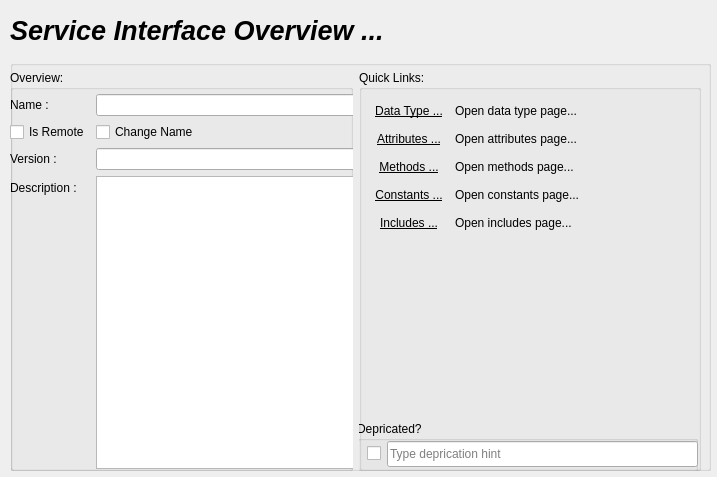
<?xml version="1.0" encoding="UTF-8"?>
<ui version="4.0">
 <class>sioverview</class>
 <widget class="QWidget" name="sioverview">
  <property name="geometry">
   <rect>
    <x>0</x>
    <y>0</y>
    <width>717</width>
    <height>477</height>
   </rect>
  </property>
  <property name="windowTitle">
   <string>Form</string>
  </property>
  <property name="autoFillBackground">
   <bool>false</bool>
  </property>
  <property name="locale">
   <locale language="English" country="UnitedStates"/>
  </property>
  <widget class="QLabel" name="label">
   <property name="geometry">
    <rect>
     <x>10</x>
     <y>10</y>
     <width>701</width>
     <height>41</height>
    </rect>
   </property>
   <property name="font">
    <font>
     <pointsize>20</pointsize>
     <italic>true</italic>
     <bold>true</bold>
    </font>
   </property>
   <property name="text">
    <string>Service Interface Overview ...</string>
   </property>
  </widget>
  <widget class="QGroupBox" name="groupBox">
   <property name="geometry">
    <rect>
     <x>10</x>
     <y>60</y>
     <width>701</width>
     <height>411</height>
    </rect>
   </property>
   <property name="title">
    <string/>
   </property>
   <widget class="QWidget" name="horizontalLayoutWidget">
    <property name="geometry">
     <rect>
      <x>0</x>
      <y>10</y>
      <width>691</width>
      <height>401</height>
     </rect>
    </property>
    <layout class="QHBoxLayout" name="horizontalLayout">
     <item>
      <widget class="QGroupBox" name="groupBox_2">
       <property name="title">
        <string>Overview:</string>
       </property>
       <widget class="QWidget" name="formLayoutWidget">
        <property name="geometry">
         <rect>
          <x>0</x>
          <y>-1</y>
          <width>351</width>
          <height>400</height>
         </rect>
        </property>
        <layout class="QFormLayout" name="formLayout">
         <property name="topMargin">
          <number>25</number>
         </property>
         <item row="0" column="0">
          <widget class="QLabel" name="label_2">
           <property name="text">
            <string>Name :</string>
           </property>
          </widget>
         </item>
         <item row="0" column="1">
          <widget class="QLineEdit" name="sifName"/>
         </item>
         <item row="1" column="0">
          <widget class="QCheckBox" name="sifRemote">
           <property name="text">
            <string>Is Remote</string>
           </property>
          </widget>
         </item>
         <item row="1" column="1">
          <widget class="QCheckBox" name="sifChangeName">
           <property name="text">
            <string>Change Name</string>
           </property>
          </widget>
         </item>
         <item row="2" column="0">
          <widget class="QLabel" name="label_3">
           <property name="text">
            <string>Version :</string>
           </property>
          </widget>
         </item>
         <item row="2" column="1">
          <widget class="QLineEdit" name="sifVersion">
           <property name="inputMask">
            <string notr="true"/>
           </property>
          </widget>
         </item>
         <item row="3" column="0">
          <widget class="QLabel" name="label_4">
           <property name="text">
            <string>Description :</string>
           </property>
          </widget>
         </item>
         <item row="3" column="1">
          <widget class="QTextEdit" name="sifDescription"/>
         </item>
        </layout>
       </widget>
      </widget>
     </item>
     <item>
      <widget class="QGroupBox" name="groupBox_3">
       <property name="title">
        <string>Quick Links:</string>
       </property>
       <widget class="QWidget" name="formLayoutWidget_2">
        <property name="geometry">
         <rect>
          <x>10</x>
          <y>30</y>
          <width>331</width>
          <height>181</height>
         </rect>
        </property>
        <layout class="QFormLayout" name="formLayout_2">
         <item row="0" column="0">
          <widget class="QPushButton" name="linkDataType">
           <property name="font">
            <font>
             <underline>true</underline>
            </font>
           </property>
           <property name="mouseTracking">
            <bool>true</bool>
           </property>
           <property name="text">
            <string>Data Type ...</string>
           </property>
           <property name="autoExclusive">
            <bool>false</bool>
           </property>
           <property name="flat">
            <bool>true</bool>
           </property>
          </widget>
         </item>
         <item row="1" column="0">
          <widget class="QPushButton" name="linkAttributes">
           <property name="font">
            <font>
             <underline>true</underline>
            </font>
           </property>
           <property name="mouseTracking">
            <bool>true</bool>
           </property>
           <property name="text">
            <string>Attributes ...</string>
           </property>
           <property name="flat">
            <bool>true</bool>
           </property>
          </widget>
         </item>
         <item row="1" column="1">
          <widget class="QLabel" name="label_6">
           <property name="text">
            <string>Open attributes page...</string>
           </property>
          </widget>
         </item>
         <item row="2" column="0">
          <widget class="QPushButton" name="linkMethods">
           <property name="font">
            <font>
             <underline>true</underline>
            </font>
           </property>
           <property name="mouseTracking">
            <bool>true</bool>
           </property>
           <property name="text">
            <string>Methods ...</string>
           </property>
           <property name="flat">
            <bool>true</bool>
           </property>
          </widget>
         </item>
         <item row="2" column="1">
          <widget class="QLabel" name="label_7">
           <property name="text">
            <string>Open methods page...</string>
           </property>
          </widget>
         </item>
         <item row="3" column="0">
          <widget class="QPushButton" name="linkConstants">
           <property name="font">
            <font>
             <underline>true</underline>
            </font>
           </property>
           <property name="mouseTracking">
            <bool>true</bool>
           </property>
           <property name="text">
            <string>Constants ...</string>
           </property>
           <property name="flat">
            <bool>true</bool>
           </property>
          </widget>
         </item>
         <item row="3" column="1">
          <widget class="QLabel" name="label_8">
           <property name="text">
            <string>Open constants page...</string>
           </property>
          </widget>
         </item>
         <item row="0" column="1">
          <widget class="QLabel" name="label_5">
           <property name="text">
            <string>Open data type page...</string>
           </property>
          </widget>
         </item>
         <item row="4" column="0">
          <widget class="QPushButton" name="lincIncludes">
           <property name="font">
            <font>
             <underline>true</underline>
             <strikeout>false</strikeout>
            </font>
           </property>
           <property name="mouseTracking">
            <bool>true</bool>
           </property>
           <property name="text">
            <string>Includes ...</string>
           </property>
           <property name="flat">
            <bool>true</bool>
           </property>
          </widget>
         </item>
         <item row="4" column="1">
          <widget class="QLabel" name="label_9">
           <property name="text">
            <string>Open includes page...</string>
           </property>
           <property name="openExternalLinks">
            <bool>false</bool>
           </property>
          </widget>
         </item>
        </layout>
       </widget>
       <widget class="QGroupBox" name="groupBox_4">
        <property name="geometry">
         <rect>
          <x>-2</x>
          <y>351</y>
          <width>341</width>
          <height>51</height>
         </rect>
        </property>
        <property name="title">
         <string>Depricated?</string>
        </property>
        <widget class="QCheckBox" name="checkBox">
         <property name="geometry">
          <rect>
           <x>10</x>
           <y>20</y>
           <width>21</width>
           <height>24</height>
          </rect>
         </property>
         <property name="text">
          <string/>
         </property>
        </widget>
        <widget class="QLineEdit" name="lineEdit">
         <property name="geometry">
          <rect>
           <x>30</x>
           <y>20</y>
           <width>311</width>
           <height>26</height>
          </rect>
         </property>
         <property name="text">
          <string/>
         </property>
         <property name="placeholderText">
          <string>Type deprication hint</string>
         </property>
         <property name="clearButtonEnabled">
          <bool>false</bool>
         </property>
        </widget>
       </widget>
      </widget>
     </item>
    </layout>
   </widget>
  </widget>
 </widget>
 <resources/>
 <connections/>
</ui>
